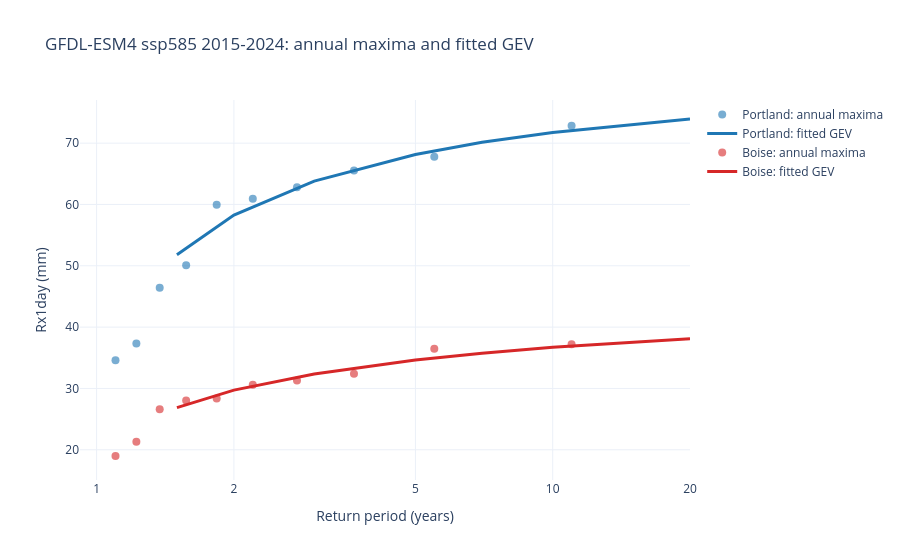

Notebook code cell kept with this figure:
### Markdown cell above
## 4. Look closer: the ten values behind two curves, and the map

Dots are one cell's ten annual maxima at their empirical return periods; lines
are the fitted GEV for the same cell. A wet coastal city (Portland) and a dry
interior one (Boise) bracket the range. The map shows the 10-year level for every
grid cell in the box.

### Code cell
cell_of = dict(zip(levels.asset_id, levels.support_id))
curve_rps = [1.5, 2, 3, 5, 7, 10, 20]
fig = go.Figure()
for name, color in (("Portland", "#1f77b4"), ("Boise", "#d62728")):
    values = np.sort(table[(table.support_id == cell_of[name])].value.dropna().to_numpy())[::-1]
    fig.add_trace(go.Scatter(x=(len(values) + 1) / np.arange(1, len(values) + 1), y=values, mode="markers",
                             marker=dict(color=color, size=8, opacity=0.6), name=f"{name}: annual maxima"))
    curve = fitted.evaluate(Assets({"asset_id": [name], "longitude": [CITIES[name][0]],
                                    "latitude": [CITIES[name][1]]})).return_periods(curve_rps).read().table
    fig.add_trace(go.Scatter(x=curve["query_value"].to_pylist(), y=curve["value"].to_pylist(), mode="lines",
                             line=dict(color=color, width=3), name=f"{name}: fitted GEV"))
fig.update_layout(title=f"{MODEL} {SCENARIO} {YEARS[0]}-{YEARS[1]}: annual maxima and fitted GEV",
                  xaxis=dict(title="Return period (years)", type="log", tickvals=[1, 2, 5, 10, 20]),
                  yaxis_title="Rx1day (mm)")
fig.show()

cells = fitted.read().table.to_pandas()
centres = shapely.centroid(shapely.from_wkb(cells.geometry.to_numpy()))
ten = fitted.evaluate(Assets({"asset_id": cells.support_id, "longitude": shapely.get_x(centres),
                              "latitude": shapely.get_y(centres)})).return_periods([10]).read().table.to_pandas()
geojson = {"type": "FeatureCollection", "features": [
    {"type": "Feature", "id": s, "geometry": shapely.geometry.mapping(shapely.from_wkb(g))}
    for s, g in zip(cells.support_id, cells.geometry)]}
fig_map = go.Figure(go.Choroplethmap(geojson=geojson, locations=ten.asset_id, z=ten.value, colorscale="YlGnBu",
                                     marker_line_width=0, marker_opacity=0.8,
                                     colorbar_title="Rx1day<br>10-year (mm)"))
fig_map.add_trace(go.Scattermap(lon=[c[0] for c in CITIES.values()], lat=[c[1] for c in CITIES.values()],
                                mode="markers+text", text=list(CITIES), textposition="top right",
                                marker=dict(size=7, color="black"), showlegend=False))
fig_map.update_layout(map_style="carto-positron", map_zoom=4.6,
                      map_center=dict(lat=(AREA.south + AREA.north) / 2, lon=(AREA.west + AREA.east) / 2),
                      margin=dict(l=0, r=0, t=40, b=0), height=560,
                      title=f"Rx1day 10-year level per model grid cell, {MODEL} {SCENARIO} {YEARS[0]}-{YEARS[1]}")
fig_map.show()

### Figure 1 — Plotly figure (JSON) as saved in the notebook; plotly's stock layout.template omitted (floating-point values rounded to 4 significant figures)
{"data": [{"marker": {"color": "#1f77b4", "opacity": 0.6, "size": 8}, "mode": "markers", "name": "Portland: annual maxima", "type": "scatter", "x": [11.0, 5.5, 3.667, 2.75, 2.2, 1.833, 1.571, 1.375, 1.222, 1.1], "y": [72.82, 67.8, 65.52, 62.81, 60.92, 59.96, 50.08, 46.4, 37.31, 34.59]}, {"line": {"color": "#1f77b4", "width": 3}, "mode": "lines", "name": "Portland: fitted GEV", "type": "scatter", "x": [1.5, 2.0, 3.0, 5.0, 7.0, 10.0, 20.0], "y": [51.79, 58.26, 63.8, 68.14, 70.13, 71.75, 73.94]}, {"marker": {"color": "#d62728", "opacity": 0.6, "size": 8}, "mode": "markers", "name": "Boise: annual maxima", "type": "scatter", "x": [11.0, 5.5, 3.667, 2.75, 2.2, 1.833, 1.571, 1.375, 1.222, 1.1], "y": [37.22, 36.48, 32.38, 31.29, 30.62, 28.36, 28.02, 26.61, 21.32, 18.98]}, {"line": {"color": "#d62728", "width": 3}, "mode": "lines", "name": "Boise: fitted GEV", "type": "scatter", "x": [1.5, 2.0, 3.0, 5.0, 7.0, 10.0, 20.0], "y": [26.88, 29.73, 32.37, 34.62, 35.74, 36.7, 38.11]}], "layout": {"title": {"text": "GFDL-ESM4 ssp585 2015-2024: annual maxima and fitted GEV"}, "xaxis": {"tickvals": [1, 2, 5, 10, 20], "title": {"text": "Return period (years)"}, "type": "log"}, "yaxis": {"title": {"text": "Rx1day (mm)"}}}}
